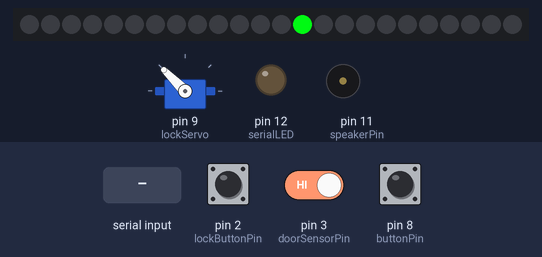
Simulated run of this sketch. Board: Arduino Uno, built with avr-gcc and run on an emulated ATmega328P. On the bench: 24 RGB LEDs in strip order, left to right, servo, output pins drawn as LEDs (lit = HIGH), buzzer (waves = sounding). The test bench sets the inputs (shaded band); at power-on: pin 2 (lockButtonPin) HIGH, pin 8 (buttonPin) HIGH, pin 3 (doorSensorPin) HIGH. Dim RGB values are drawn brighter than linear; random numbers use the default seed unless the sketch sets one.

Above: at 3.17 s.
3.2 s: pin 2 (lockButtonPin) pulled LOW for 0.15 s
At 3.55 s:
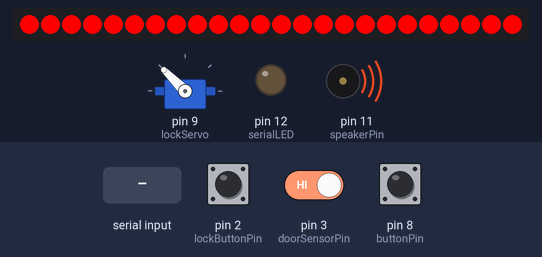
3.9 s: "u" received over Serial
At 4.7 s:
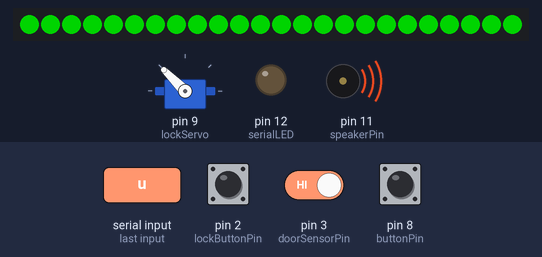
6.9 s: pin 8 (buttonPin) pulled LOW for 3.2 s
At 10.6 s:
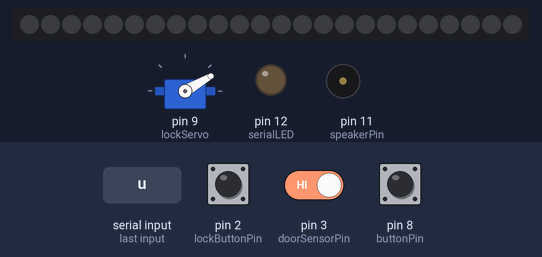
10.7 s: pin 2 (lockButtonPin) pulled LOW for 1 s
At 11.9 s:
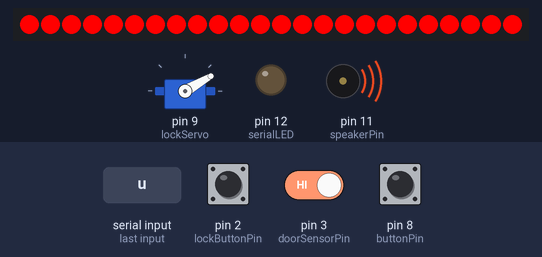
12.3 s: pin 8 (buttonPin) pulled LOW for 1 s
At 13.4 s:
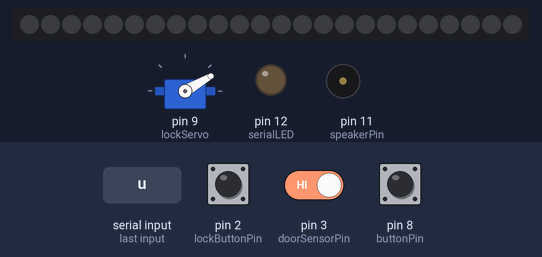
13.9 s: pin 2 (lockButtonPin) pulled LOW for 3.2 s
Timing chart, 0 to 19.0 s (numbered marks = the images above; inputs shaded):
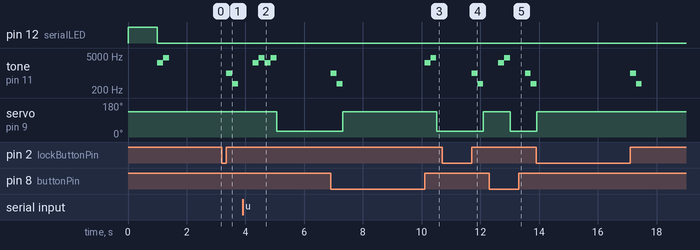

Measured:
- after the input at 3.2 s, tone on pin 11 (speakerPin): silent → 1000 Hz after 0.15 s, → 370 Hz 0.20 s later, → silent 0.20 s later
- after the input at 3.9 s, tone on pin 11 (speakerPin): plays 2610 Hz for 0.20 s, 4150 Hz for 0.20 s, 2610 Hz for 0.20 s, 4150 Hz for 0.20 s, starting after 0.36 s; servo on pin 9 (lockServo): 135° → 30° after 1.2 s
- after the input at 6.9 s, tone on pin 11 (speakerPin): plays 1000 Hz for 0.20 s, 370 Hz for 0.20 s, 2610 Hz for 0.20 s, 4150 Hz for 0.20 s, starting at once; servo on pin 9 (lockServo): 30° → 135° after 0.41 s, → 30° 3.2 s later
- after the input at 10.7 s, tone on pin 11 (speakerPin): silent → 1000 Hz after 1.0 s, → 370 Hz 0.20 s later, → silent 0.20 s later; servo on pin 9 (lockServo): 30° → 135° after 1.4 s
- after the input at 12.3 s, tone on pin 11 (speakerPin): plays 2610 Hz for 0.20 s, 4150 Hz for 0.20 s, 1000 Hz for 0.20 s, 370 Hz for 0.18 s, starting after 0.31 s; servo on pin 9 (lockServo): 135° → 30° after 0.71 s
- what the display in image 1 shows lasts 0.4 s, from 3.4 s to 3.8 s
- what the display in image 2 shows lasts 0.8 s, from 4.3 s to 5.1 s

The sketch:

FaceUnlock.ino
```cpp
#include <FastLED.h>
#include <Servo.h>
#include <string.h>
//Connect USB port to Pi USB Port
//For serial debugging - connect to the RX1 and TX1 pins

#define NeopixelPin 6
#define NUM_LEDS 24
#define speakerPin 11
#define doorSensorPin 3
#define buttonPin 8
#define serialLED 12
#define lockButtonPin 2

CRGB leds[NUM_LEDS];
Servo lockServo;  // create servo object to control a servo
String test;

boolean doorLocked = false;
int buttonState = 0;
int buttonOld = 0;
boolean countdown = true;
unsigned long newTime = 0;
unsigned long UnlockTime = 0;
unsigned long oldtime;
int index = 0;
int oldindex = 0;
int pattern1 = 0;
boolean unlockindex = false;
volatile boolean interrupt = false;
volatile boolean lockbutton = false;
char serIn;

void setup()
{
  pinMode(serialLED, OUTPUT);
  FastLED.addLeds<NEOPIXEL, NeopixelPin>(leds, NUM_LEDS);
  //Serial1.begin(9600);
  Serial.begin(9600);
  while (Serial.available()>0) serIn=Serial.read();
  Serial.setTimeout(50);
  digitalWrite(serialLED, HIGH);
  delay(1000);
  digitalWrite(serialLED, LOW);
  acceptTone();

  pinMode(doorSensorPin, INPUT_PULLUP);
  attachInterrupt(digitalPinToInterrupt(doorSensorPin), doorOpen, RISING);

  pinMode(lockButtonPin, INPUT_PULLUP);
  attachInterrupt(digitalPinToInterrupt(lockButtonPin), callLock, RISING);

  pinMode(buttonPin, INPUT_PULLUP);
  buttonState = digitalRead(buttonPin);
  buttonOld = buttonState;

  lockServo.attach(9);
  lockServo.write(135);
  delay(500);
  doorLocked = true;
}

void loop()
{
  lockServo.detach();
  FastLED.show();

  if(millis() - oldtime > 100)
  {
    index = index + 1;
    if(unlockindex)
    {
      pattern1 = 3;
      unlockindex = false;
    }
    else
    {
      pattern1 = 0;
      unlockindex = true;
    }
    oldtime = millis();
  }

  if(doorLocked && index > NUM_LEDS-1)
  {
    index=0;
  }

  if(doorLocked)
  {
    if(index != oldindex)
    {
      leds[index] = CHSV(random8(),255,255);

      if(index==0)
      {
        leds[NUM_LEDS-1] = CRGB::Black;
        //leds[NUM_LEDS-1].fadeToBlackBy(90);
      }
      else
      {
        leds[index-1] = CRGB::Black;
        //leds[index-1].fadeToBlackBy(90);
      }
      oldindex = index;
    }
  }
  else
  {
    fill_solid(leds, NUM_LEDS, CRGB::Black);
    leds[pattern1] = CRGB::Red;
    leds[pattern1+6] = CRGB::Red;
    leds[pattern1+12] = CRGB::Red;
    leds[pattern1+18] = CRGB::Red;

  }

  buttonState = digitalRead(buttonPin);

  if(buttonState != buttonOld)
  {
    if(!doorLocked)
    {
      fill_solid(leds, NUM_LEDS, CRGB::Purple);
      FastLED.show();
      lock();
      fill_solid(leds, NUM_LEDS, CRGB::Black);
      FastLED.show();
    }
    else
    {
      fill_solid(leds, NUM_LEDS, CRGB::Blue);
      FastLED.show();
      unlock();
      fill_solid(leds, NUM_LEDS, CRGB::Black);
      FastLED.show();
    }

    buttonOld = buttonState;
  }

  if(interrupt)
  {
    while(digitalRead(doorSensorPin)==HIGH)
    {
      if(doorLocked)
      {
        alarm();
        delay(500);
      }
      else
      {
        flash();
        delay(500);
      }
    }
  }

  if(lockbutton)
  {
    lock();
    lockbutton = false;
  }

  if (Serial.available()>0)
  {
    serIn=Serial.read();
    if (serIn=='u')
    {
      acceptTone();
      if(doorLocked)
      {
        unlock();
      }
    }
    else
    {
      rejectTone();
    }
    while (Serial.available()>0) serIn=Serial.read();
  }
}
void acceptTone()
{
  fill_solid(leds, NUM_LEDS, CRGB::Green);
  FastLED.show();
  tone(speakerPin, 2610);
  delay(200);
  tone(speakerPin, 4150);
  delay(200);
  noTone(speakerPin);
  fill_solid(leds, NUM_LEDS, CRGB::Black);
  FastLED.show();
}
void rejectTone()
{
  fill_solid(leds, NUM_LEDS, CRGB::Red);
  FastLED.show();
  tone(speakerPin, 1000);
  delay(200);
  tone(speakerPin, 370);
  delay(200);
  noTone(speakerPin);
  fill_solid(leds, NUM_LEDS, CRGB::Black);
  FastLED.show();
}
void unlock()
{
  acceptTone();
  lockServo.attach(9);
  lockServo.write(30);
  //Serial.println("Locked");
  doorLocked = false;
  delay(500);
  lockServo.detach();
}
void lock()
{
  rejectTone();
  lockServo.attach(9);
  lockServo.write(135);
  //Serial.println("Locked");
  doorLocked = true;
  delay(500);
  lockServo.detach();
}
void doorOpen()
{
  interrupt = true;
}
void callLock()
{
  lockbutton = true;
}
void flash()
{
  tone(speakerPin, 300);
  fill_solid(leds, NUM_LEDS, CRGB::Yellow);
  FastLED.show();
  delay(50);
  fill_solid(leds, NUM_LEDS, CRGB::Black);
  FastLED.show();
  delay(50);
  noTone(speakerPin);
  fill_solid(leds, NUM_LEDS, CRGB::Yellow);
  FastLED.show();
  delay(50);
  fill_solid(leds, NUM_LEDS, CRGB::Black);
  FastLED.show();
  delay(50);
  fill_solid(leds, NUM_LEDS, CRGB::Yellow);
  FastLED.show();
  delay(50);
  fill_solid(leds, NUM_LEDS, CRGB::Black);
  FastLED.show();
  delay(50);
}
void alarm()
{
  tone(speakerPin, 200);
  fill_solid(leds, NUM_LEDS, CRGB::Red);
  FastLED.show();
  delay(50);
  fill_solid(leds, NUM_LEDS, CRGB::Blue);
  FastLED.show();
  delay(50);
  noTone(speakerPin);
  fill_solid(leds, NUM_LEDS, CRGB::Red);
  FastLED.show();
  delay(50);
  tone(speakerPin, 1000);
  fill_solid(leds, NUM_LEDS, CRGB::Blue);
  FastLED.show();
  delay(50);
  fill_solid(leds, NUM_LEDS, CRGB::Red);
  FastLED.show();
  delay(50);
  fill_solid(leds, NUM_LEDS, CRGB::Blue);
  FastLED.show();
  delay(50);
  noTone(speakerPin);
}
```
